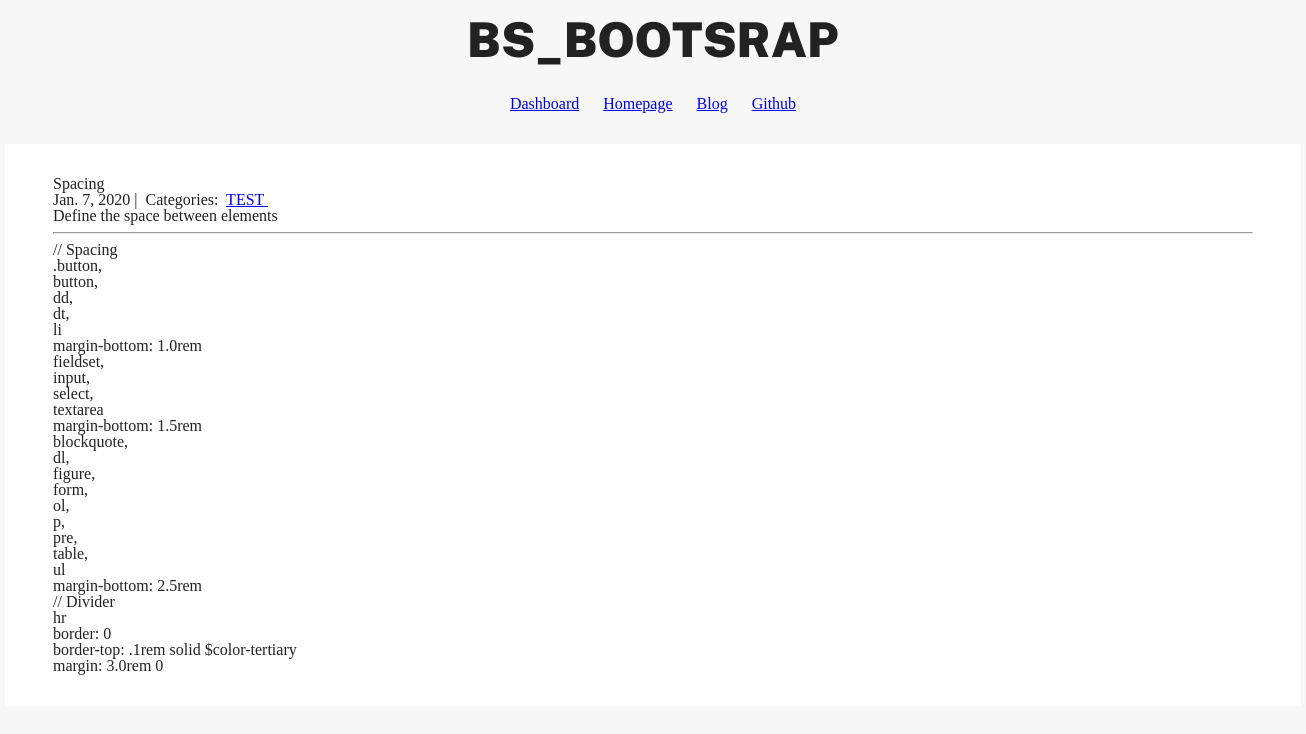
Screenshot of /rules/12/ with the database file from the repository.
### boot_rules/models.py (models this page shows, shortened)
class Post(models.Model):
    title = models.CharField(max_length=255)
    body = models.TextField()
    elements = models.TextField(default="")
    scss = models.TextField(default="")
    created_on = models.DateTimeField(auto_now_add=True)
    last_modified = models.DateTimeField(auto_now=True)
    categories = models.ManyToManyField('Category', related_name='posts')

class Category(models.Model):
    name = models.CharField(max_length=20)

### boot_rules/views.py (the view, shortened to what this page needs)
# urls.py: path("<int:pk>/", views.boot_rules_detail, name="boot_rules_detail"),
def boot_rules_detail(request, pk):
    post = Post.objects.get(pk=pk)
    form = CommentForm()
    comments = Comment.objects.filter(post=post)
    context = {
        "post": post,
        "comments": comments,
        "form": form,
    }
    return render(request, "boot_rules_detail.html", context)

### boot_rules/templates/boot_rules_detail.html
{% extends "head.html" %}
{% block page_content %}
<div class="col-md-8 offset-md-2">
    <h1>{{ post.title }}</h1>
    <small>
        {{ post.created_on.date }} |&nbsp;
        Categories:&nbsp;
        {% for category in post.categories.all %}
        <a href="{% url 'boot_rules_category' category.name %}">
            {{ category.name }}
        </a>&nbsp;
        {% endfor %}
    </small>
    <p>{{ post.body | safe }}</p>
    <p>{{ post.elements | safe }}</p>
    <p>{{ post.scss | linebreaks }}</p>
</div>
{% endblock %}

### rows the page displays
Post: title "Spacing", created_on "Jan. 7, 2020", body "Define the space between elements", scss "// Spacing .button, button, dd, dt, li margin-bottom: 1.0rem fieldset, input, select, textarea margin-bottom: 1.5rem blockquote, dl, figure, form, ol, p, pre, table, ul margin-bottom: 2.5rem // Divider hr border: 0 border-top: .1rem solid $color-tertiary margin: 3.0rem 0"
Category: name "TEST"
